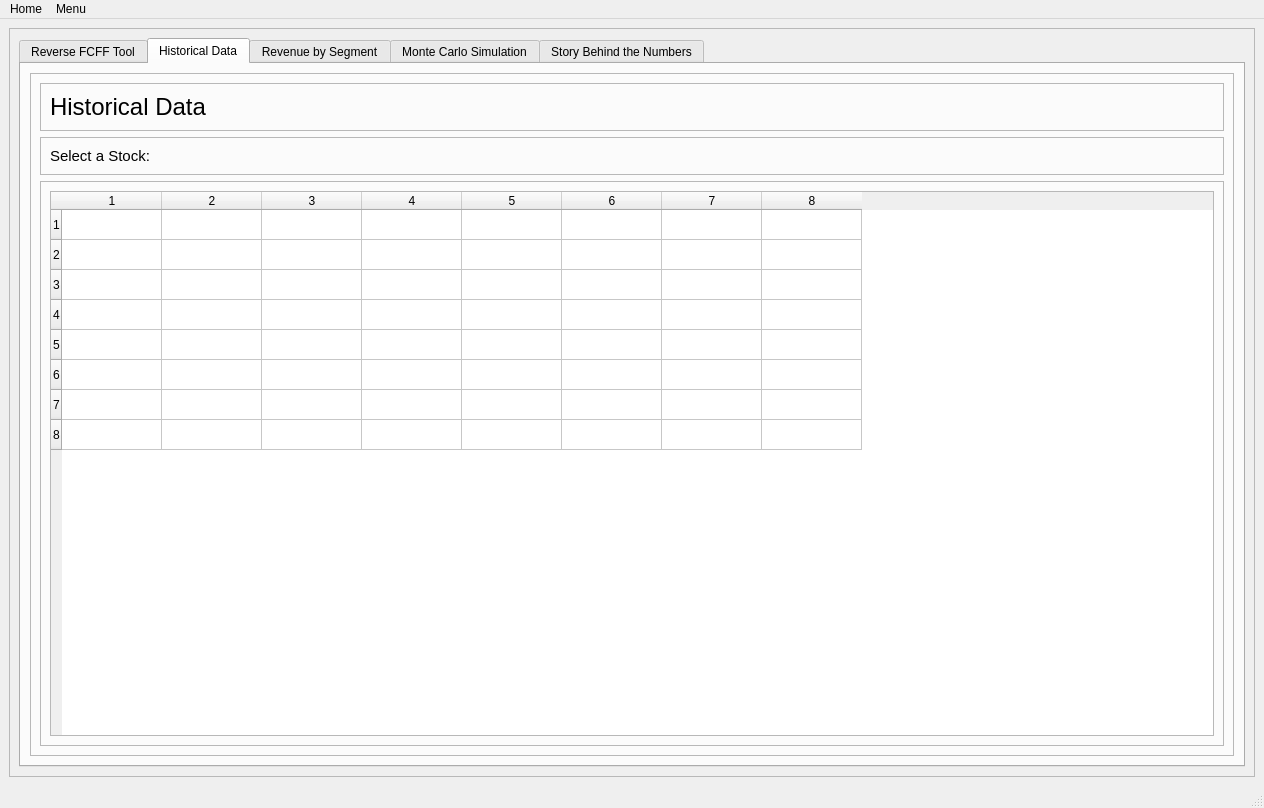
<?xml version="1.0" encoding="UTF-8"?>
<ui version="4.0">
 <class>MainWindow</class>
 <widget class="QMainWindow" name="MainWindow">
  <property name="geometry">
   <rect>
    <x>0</x>
    <y>0</y>
    <width>1264</width>
    <height>808</height>
   </rect>
  </property>
  <property name="windowTitle">
   <string>MainWindow</string>
  </property>
  <widget class="QWidget" name="centralwidget">
   <layout class="QHBoxLayout" name="horizontalLayout">
    <item>
     <widget class="QFrame" name="frame">
      <property name="frameShape">
       <enum>QFrame::StyledPanel</enum>
      </property>
      <property name="frameShadow">
       <enum>QFrame::Raised</enum>
      </property>
      <layout class="QHBoxLayout" name="horizontalLayout_2">
       <item>
        <widget class="QTabWidget" name="tabWidget">
         <property name="font">
          <font>
           <pointsize>9</pointsize>
           <weight>50</weight>
           <italic>false</italic>
           <bold>false</bold>
           <underline>false</underline>
           <strikeout>false</strikeout>
           <kerning>true</kerning>
          </font>
         </property>
         <property name="tabPosition">
          <enum>QTabWidget::North</enum>
         </property>
         <property name="tabShape">
          <enum>QTabWidget::Rounded</enum>
         </property>
         <property name="currentIndex">
          <number>1</number>
         </property>
         <property name="iconSize">
          <size>
           <width>20</width>
           <height>20</height>
          </size>
         </property>
         <property name="documentMode">
          <bool>false</bool>
         </property>
         <property name="tabsClosable">
          <bool>false</bool>
         </property>
         <property name="movable">
          <bool>true</bool>
         </property>
         <property name="tabBarAutoHide">
          <bool>false</bool>
         </property>
         <widget class="QWidget" name="ReverseFCFFTab">
          <attribute name="title">
           <string>Reverse FCFF Tool</string>
          </attribute>
          <layout class="QVBoxLayout" name="verticalLayout_10">
           <item>
            <widget class="QFrame" name="frame_2">
             <property name="frameShape">
              <enum>QFrame::StyledPanel</enum>
             </property>
             <property name="frameShadow">
              <enum>QFrame::Raised</enum>
             </property>
             <layout class="QVBoxLayout" name="verticalLayout">
              <item>
               <widget class="QFrame" name="frame_3">
                <property name="frameShape">
                 <enum>QFrame::StyledPanel</enum>
                </property>
                <property name="frameShadow">
                 <enum>QFrame::Raised</enum>
                </property>
                <layout class="QHBoxLayout" name="horizontalLayout_3">
                 <item>
                  <widget class="QLabel" name="lblReverseFCFFTool">
                   <property name="font">
                    <font>
                     <pointsize>18</pointsize>
                    </font>
                   </property>
                   <property name="text">
                    <string>Reverse FCFF Tool</string>
                   </property>
                  </widget>
                 </item>
                </layout>
               </widget>
              </item>
              <item>
               <widget class="QFrame" name="frame_4">
                <property name="frameShape">
                 <enum>QFrame::StyledPanel</enum>
                </property>
                <property name="frameShadow">
                 <enum>QFrame::Raised</enum>
                </property>
                <layout class="QHBoxLayout" name="horizontalLayout_4">
                 <item>
                  <widget class="QLabel" name="label_2">
                   <property name="font">
                    <font>
                     <pointsize>11</pointsize>
                    </font>
                   </property>
                   <property name="text">
                    <string>Select a Stock:</string>
                   </property>
                  </widget>
                 </item>
                 <item>
                  <widget class="QComboBox" name="company_combo">
                   <property name="minimumSize">
                    <size>
                     <width>200</width>
                     <height>0</height>
                    </size>
                   </property>
                   <property name="font">
                    <font>
                     <pointsize>10</pointsize>
                    </font>
                   </property>
                   <item>
                    <property name="text">
                     <string>Microsoft             </string>
                    </property>
                   </item>
                   <item>
                    <property name="text">
                     <string>NIVIDIA</string>
                    </property>
                   </item>
                  </widget>
                 </item>
                 <item>
                  <spacer name="horizontalSpacer">
                   <property name="orientation">
                    <enum>Qt::Horizontal</enum>
                   </property>
                   <property name="sizeHint" stdset="0">
                    <size>
                     <width>40</width>
                     <height>20</height>
                    </size>
                   </property>
                  </spacer>
                 </item>
                </layout>
               </widget>
              </item>
              <item>
               <widget class="QFrame" name="frame_5">
                <property name="frameShape">
                 <enum>QFrame::StyledPanel</enum>
                </property>
                <property name="frameShadow">
                 <enum>QFrame::Raised</enum>
                </property>
                <layout class="QHBoxLayout" name="horizontalLayout_5">
                 <item>
                  <widget class="QTableWidget" name="ReverseFCFFTable">
                   <row>
                    <property name="text">
                     <string>1</string>
                    </property>
                   </row>
                   <row>
                    <property name="text">
                     <string>2</string>
                    </property>
                   </row>
                   <row>
                    <property name="text">
                     <string>3</string>
                    </property>
                   </row>
                   <row>
                    <property name="text">
                     <string>4</string>
                    </property>
                   </row>
                   <row>
                    <property name="text">
                     <string>5</string>
                    </property>
                   </row>
                   <row>
                    <property name="text">
                     <string>6</string>
                    </property>
                   </row>
                   <row>
                    <property name="text">
                     <string>7</string>
                    </property>
                   </row>
                   <row>
                    <property name="text">
                     <string>8</string>
                    </property>
                   </row>
                   <column>
                    <property name="text">
                     <string>1</string>
                    </property>
                   </column>
                   <column>
                    <property name="text">
                     <string>2</string>
                    </property>
                   </column>
                   <column>
                    <property name="text">
                     <string>3</string>
                    </property>
                   </column>
                   <column>
                    <property name="text">
                     <string>4</string>
                    </property>
                   </column>
                   <column>
                    <property name="text">
                     <string>5</string>
                    </property>
                   </column>
                   <column>
                    <property name="text">
                     <string>6</string>
                    </property>
                   </column>
                   <column>
                    <property name="text">
                     <string>7</string>
                    </property>
                   </column>
                   <column>
                    <property name="text">
                     <string>8</string>
                    </property>
                   </column>
                  </widget>
                 </item>
                </layout>
               </widget>
              </item>
             </layout>
            </widget>
           </item>
          </layout>
         </widget>
         <widget class="QWidget" name="HistoricalDataTab">
          <attribute name="title">
           <string>Historical Data</string>
          </attribute>
          <layout class="QVBoxLayout" name="verticalLayout_9">
           <item>
            <widget class="QFrame" name="frame_6">
             <property name="frameShape">
              <enum>QFrame::StyledPanel</enum>
             </property>
             <property name="frameShadow">
              <enum>QFrame::Raised</enum>
             </property>
             <layout class="QVBoxLayout" name="verticalLayout_2">
              <item>
               <widget class="QFrame" name="frame_7">
                <property name="frameShape">
                 <enum>QFrame::StyledPanel</enum>
                </property>
                <property name="frameShadow">
                 <enum>QFrame::Raised</enum>
                </property>
                <layout class="QHBoxLayout" name="horizontalLayout_6">
                 <item>
                  <widget class="QLabel" name="lblHistoricalData">
                   <property name="font">
                    <font>
                     <pointsize>18</pointsize>
                    </font>
                   </property>
                   <property name="text">
                    <string>Historical Data</string>
                   </property>
                  </widget>
                 </item>
                </layout>
               </widget>
              </item>
              <item>
               <widget class="QFrame" name="frame_8">
                <property name="frameShape">
                 <enum>QFrame::StyledPanel</enum>
                </property>
                <property name="frameShadow">
                 <enum>QFrame::Raised</enum>
                </property>
                <layout class="QHBoxLayout" name="horizontalLayout_7">
                 <item>
                  <widget class="QLabel" name="label_4">
                   <property name="font">
                    <font>
                     <pointsize>11</pointsize>
                    </font>
                   </property>
                   <property name="text">
                    <string>Select a Stock:</string>
                   </property>
                  </widget>
                 </item>
                </layout>
               </widget>
              </item>
              <item>
               <widget class="QFrame" name="frame_9">
                <property name="frameShape">
                 <enum>QFrame::StyledPanel</enum>
                </property>
                <property name="frameShadow">
                 <enum>QFrame::Raised</enum>
                </property>
                <layout class="QHBoxLayout" name="horizontalLayout_8">
                 <item>
                  <widget class="QTableWidget" name="tableWidget_2">
                   <row>
                    <property name="text">
                     <string>1</string>
                    </property>
                   </row>
                   <row>
                    <property name="text">
                     <string>2</string>
                    </property>
                   </row>
                   <row>
                    <property name="text">
                     <string>3</string>
                    </property>
                   </row>
                   <row>
                    <property name="text">
                     <string>4</string>
                    </property>
                   </row>
                   <row>
                    <property name="text">
                     <string>5</string>
                    </property>
                   </row>
                   <row>
                    <property name="text">
                     <string>6</string>
                    </property>
                   </row>
                   <row>
                    <property name="text">
                     <string>7</string>
                    </property>
                   </row>
                   <row>
                    <property name="text">
                     <string>8</string>
                    </property>
                   </row>
                   <column>
                    <property name="text">
                     <string>1</string>
                    </property>
                   </column>
                   <column>
                    <property name="text">
                     <string>2</string>
                    </property>
                   </column>
                   <column>
                    <property name="text">
                     <string>3</string>
                    </property>
                   </column>
                   <column>
                    <property name="text">
                     <string>4</string>
                    </property>
                   </column>
                   <column>
                    <property name="text">
                     <string>5</string>
                    </property>
                   </column>
                   <column>
                    <property name="text">
                     <string>6</string>
                    </property>
                   </column>
                   <column>
                    <property name="text">
                     <string>7</string>
                    </property>
                   </column>
                   <column>
                    <property name="text">
                     <string>8</string>
                    </property>
                   </column>
                  </widget>
                 </item>
                </layout>
               </widget>
              </item>
             </layout>
            </widget>
           </item>
          </layout>
         </widget>
         <widget class="QWidget" name="RevenueBySegmentTab">
          <attribute name="title">
           <string>Revenue by Segment</string>
          </attribute>
          <layout class="QVBoxLayout" name="verticalLayout_8">
           <item>
            <widget class="QFrame" name="frame_10">
             <property name="frameShape">
              <enum>QFrame::StyledPanel</enum>
             </property>
             <property name="frameShadow">
              <enum>QFrame::Raised</enum>
             </property>
             <layout class="QVBoxLayout" name="verticalLayout_3">
              <item>
               <widget class="QFrame" name="frame_11">
                <property name="frameShape">
                 <enum>QFrame::StyledPanel</enum>
                </property>
                <property name="frameShadow">
                 <enum>QFrame::Raised</enum>
                </property>
                <layout class="QHBoxLayout" name="horizontalLayout_9">
                 <item>
                  <widget class="QLabel" name="label_5">
                   <property name="font">
                    <font>
                     <pointsize>18</pointsize>
                    </font>
                   </property>
                   <property name="text">
                    <string>Revenue by Segment</string>
                   </property>
                  </widget>
                 </item>
                </layout>
               </widget>
              </item>
              <item>
               <widget class="QFrame" name="frame_12">
                <property name="frameShape">
                 <enum>QFrame::StyledPanel</enum>
                </property>
                <property name="frameShadow">
                 <enum>QFrame::Raised</enum>
                </property>
                <layout class="QHBoxLayout" name="horizontalLayout_10">
                 <item>
                  <widget class="QLabel" name="label_6">
                   <property name="font">
                    <font>
                     <pointsize>11</pointsize>
                    </font>
                   </property>
                   <property name="text">
                    <string>Select a Stock:</string>
                   </property>
                  </widget>
                 </item>
                </layout>
               </widget>
              </item>
              <item>
               <widget class="QFrame" name="frame_13">
                <property name="frameShape">
                 <enum>QFrame::StyledPanel</enum>
                </property>
                <property name="frameShadow">
                 <enum>QFrame::Raised</enum>
                </property>
                <layout class="QHBoxLayout" name="horizontalLayout_11">
                 <item>
                  <widget class="QTableWidget" name="tableWidget_3">
                   <row>
                    <property name="text">
                     <string>1</string>
                    </property>
                   </row>
                   <row>
                    <property name="text">
                     <string>2</string>
                    </property>
                   </row>
                   <row>
                    <property name="text">
                     <string>3</string>
                    </property>
                   </row>
                   <row>
                    <property name="text">
                     <string>4</string>
                    </property>
                   </row>
                   <row>
                    <property name="text">
                     <string>5</string>
                    </property>
                   </row>
                   <row>
                    <property name="text">
                     <string>6</string>
                    </property>
                   </row>
                   <row>
                    <property name="text">
                     <string>7</string>
                    </property>
                   </row>
                   <row>
                    <property name="text">
                     <string>8</string>
                    </property>
                   </row>
                   <column>
                    <property name="text">
                     <string>1</string>
                    </property>
                   </column>
                   <column>
                    <property name="text">
                     <string>2</string>
                    </property>
                   </column>
                   <column>
                    <property name="text">
                     <string>3</string>
                    </property>
                   </column>
                   <column>
                    <property name="text">
                     <string>4</string>
                    </property>
                   </column>
                   <column>
                    <property name="text">
                     <string>5</string>
                    </property>
                   </column>
                   <column>
                    <property name="text">
                     <string>6</string>
                    </property>
                   </column>
                   <column>
                    <property name="text">
                     <string>7</string>
                    </property>
                   </column>
                   <column>
                    <property name="text">
                     <string>8</string>
                    </property>
                   </column>
                  </widget>
                 </item>
                </layout>
               </widget>
              </item>
             </layout>
            </widget>
           </item>
          </layout>
         </widget>
         <widget class="QWidget" name="MonteCarloPage">
          <attribute name="title">
           <string>Monte Carlo Simulation</string>
          </attribute>
          <layout class="QVBoxLayout" name="verticalLayout_7">
           <item>
            <widget class="QFrame" name="frame_14">
             <property name="frameShape">
              <enum>QFrame::StyledPanel</enum>
             </property>
             <property name="frameShadow">
              <enum>QFrame::Raised</enum>
             </property>
             <layout class="QVBoxLayout" name="verticalLayout_4">
              <item>
               <widget class="QFrame" name="frame_15">
                <property name="frameShape">
                 <enum>QFrame::StyledPanel</enum>
                </property>
                <property name="frameShadow">
                 <enum>QFrame::Raised</enum>
                </property>
                <layout class="QHBoxLayout" name="horizontalLayout_12">
                 <item>
                  <widget class="QLabel" name="label_7">
                   <property name="font">
                    <font>
                     <pointsize>18</pointsize>
                    </font>
                   </property>
                   <property name="text">
                    <string>Monte Carlo Simulation</string>
                   </property>
                  </widget>
                 </item>
                </layout>
               </widget>
              </item>
              <item>
               <widget class="QFrame" name="frame_16">
                <property name="frameShape">
                 <enum>QFrame::StyledPanel</enum>
                </property>
                <property name="frameShadow">
                 <enum>QFrame::Raised</enum>
                </property>
                <layout class="QHBoxLayout" name="horizontalLayout_13">
                 <item>
                  <widget class="QLabel" name="label_8">
                   <property name="font">
                    <font>
                     <pointsize>11</pointsize>
                    </font>
                   </property>
                   <property name="text">
                    <string>Select a Stock:</string>
                   </property>
                  </widget>
                 </item>
                </layout>
               </widget>
              </item>
              <item>
               <widget class="QFrame" name="frame_17">
                <property name="frameShape">
                 <enum>QFrame::StyledPanel</enum>
                </property>
                <property name="frameShadow">
                 <enum>QFrame::Raised</enum>
                </property>
                <layout class="QHBoxLayout" name="horizontalLayout_14">
                 <item>
                  <widget class="QTableWidget" name="tableWidget_4">
                   <row>
                    <property name="text">
                     <string>1</string>
                    </property>
                   </row>
                   <row>
                    <property name="text">
                     <string>2</string>
                    </property>
                   </row>
                   <row>
                    <property name="text">
                     <string>3</string>
                    </property>
                   </row>
                   <row>
                    <property name="text">
                     <string>4</string>
                    </property>
                   </row>
                   <row>
                    <property name="text">
                     <string>5</string>
                    </property>
                   </row>
                   <row>
                    <property name="text">
                     <string>6</string>
                    </property>
                   </row>
                   <row>
                    <property name="text">
                     <string>7</string>
                    </property>
                   </row>
                   <row>
                    <property name="text">
                     <string>8</string>
                    </property>
                   </row>
                   <column>
                    <property name="text">
                     <string>1</string>
                    </property>
                   </column>
                   <column>
                    <property name="text">
                     <string>2</string>
                    </property>
                   </column>
                   <column>
                    <property name="text">
                     <string>3</string>
                    </property>
                   </column>
                   <column>
                    <property name="text">
                     <string>4</string>
                    </property>
                   </column>
                   <column>
                    <property name="text">
                     <string>5</string>
                    </property>
                   </column>
                   <column>
                    <property name="text">
                     <string>6</string>
                    </property>
                   </column>
                   <column>
                    <property name="text">
                     <string>7</string>
                    </property>
                   </column>
                   <column>
                    <property name="text">
                     <string>8</string>
                    </property>
                   </column>
                  </widget>
                 </item>
                </layout>
               </widget>
              </item>
             </layout>
            </widget>
           </item>
          </layout>
         </widget>
         <widget class="QWidget" name="StoryTab">
          <attribute name="title">
           <string>Story Behind the Numbers</string>
          </attribute>
          <layout class="QVBoxLayout" name="verticalLayout_6">
           <item>
            <widget class="QFrame" name="frame_18">
             <property name="frameShape">
              <enum>QFrame::StyledPanel</enum>
             </property>
             <property name="frameShadow">
              <enum>QFrame::Raised</enum>
             </property>
             <layout class="QVBoxLayout" name="verticalLayout_5">
              <item>
               <widget class="QFrame" name="frame_19">
                <property name="frameShape">
                 <enum>QFrame::StyledPanel</enum>
                </property>
                <property name="frameShadow">
                 <enum>QFrame::Raised</enum>
                </property>
                <layout class="QHBoxLayout" name="horizontalLayout_15">
                 <item>
                  <widget class="QLabel" name="label_9">
                   <property name="font">
                    <font>
                     <pointsize>18</pointsize>
                    </font>
                   </property>
                   <property name="text">
                    <string>Story Behind the Numbers</string>
                   </property>
                  </widget>
                 </item>
                </layout>
               </widget>
              </item>
              <item>
               <widget class="QFrame" name="frame_20">
                <property name="frameShape">
                 <enum>QFrame::StyledPanel</enum>
                </property>
                <property name="frameShadow">
                 <enum>QFrame::Raised</enum>
                </property>
                <layout class="QHBoxLayout" name="horizontalLayout_16">
                 <item>
                  <widget class="QLabel" name="label_10">
                   <property name="font">
                    <font>
                     <pointsize>11</pointsize>
                    </font>
                   </property>
                   <property name="text">
                    <string>Select a Stock:</string>
                   </property>
                  </widget>
                 </item>
                </layout>
               </widget>
              </item>
              <item>
               <widget class="QFrame" name="frame_21">
                <property name="frameShape">
                 <enum>QFrame::StyledPanel</enum>
                </property>
                <property name="frameShadow">
                 <enum>QFrame::Raised</enum>
                </property>
                <layout class="QHBoxLayout" name="horizontalLayout_17">
                 <item>
                  <widget class="QTableWidget" name="tableWidget_5">
                   <row>
                    <property name="text">
                     <string>1</string>
                    </property>
                   </row>
                   <row>
                    <property name="text">
                     <string>2</string>
                    </property>
                   </row>
                   <row>
                    <property name="text">
                     <string>3</string>
                    </property>
                   </row>
                   <row>
                    <property name="text">
                     <string>4</string>
                    </property>
                   </row>
                   <row>
                    <property name="text">
                     <string>5</string>
                    </property>
                   </row>
                   <row>
                    <property name="text">
                     <string>6</string>
                    </property>
                   </row>
                   <row>
                    <property name="text">
                     <string>7</string>
                    </property>
                   </row>
                   <row>
                    <property name="text">
                     <string>8</string>
                    </property>
                   </row>
                   <column>
                    <property name="text">
                     <string>1</string>
                    </property>
                   </column>
                   <column>
                    <property name="text">
                     <string>2</string>
                    </property>
                   </column>
                   <column>
                    <property name="text">
                     <string>3</string>
                    </property>
                   </column>
                   <column>
                    <property name="text">
                     <string>4</string>
                    </property>
                   </column>
                   <column>
                    <property name="text">
                     <string>5</string>
                    </property>
                   </column>
                   <column>
                    <property name="text">
                     <string>6</string>
                    </property>
                   </column>
                   <column>
                    <property name="text">
                     <string>7</string>
                    </property>
                   </column>
                   <column>
                    <property name="text">
                     <string>8</string>
                    </property>
                   </column>
                  </widget>
                 </item>
                </layout>
               </widget>
              </item>
             </layout>
            </widget>
           </item>
          </layout>
         </widget>
        </widget>
       </item>
      </layout>
     </widget>
    </item>
   </layout>
  </widget>
  <widget class="QMenuBar" name="menubar">
   <property name="geometry">
    <rect>
     <x>0</x>
     <y>0</y>
     <width>1264</width>
     <height>26</height>
    </rect>
   </property>
   <widget class="QMenu" name="menuHome">
    <property name="title">
     <string>Home</string>
    </property>
   </widget>
   <widget class="QMenu" name="menuMenu">
    <property name="title">
     <string>Menu</string>
    </property>
   </widget>
   <addaction name="menuHome"/>
   <addaction name="menuMenu"/>
  </widget>
  <widget class="QStatusBar" name="statusbar"/>
 </widget>
 <resources/>
 <connections/>
</ui>
